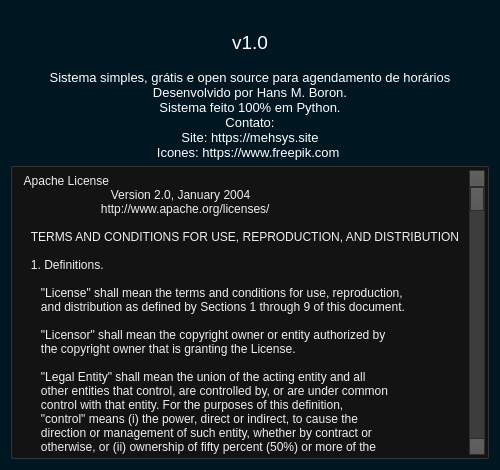
<?xml version="1.0" encoding="UTF-8"?>
<ui version="4.0">
 <class>Form</class>
 <widget class="QWidget" name="Form">
  <property name="geometry">
   <rect>
    <x>0</x>
    <y>0</y>
    <width>500</width>
    <height>470</height>
   </rect>
  </property>
  <property name="minimumSize">
   <size>
    <width>500</width>
    <height>470</height>
   </size>
  </property>
  <property name="windowTitle">
   <string>Sobre o sistema - Mehsys</string>
  </property>
  <property name="windowIcon">
   <iconset resource="../res.qrc">
    <normaloff>:/logo/img/logo_gra.png</normaloff>:/logo/img/logo_gra.png</iconset>
  </property>
  <property name="styleSheet">
   <string notr="true">QWidget
{
	background-color: rgb(0, 22, 33);
	color: #fff;
	selection-background-color: rgb(0, 50, 200);
	selection-color: #000;
}

/*-----QLabel-----*/
QLabel
{
	background-color: transparent;
	color: #fff;
}


/*-----QPushButton-----*/
QPushButton
{
	background-color: qlineargradient(spread:repeat, x1:1, y1:0, x2:1, y2:1, stop:0 rgba(84, 84, 84, 255),stop:1 rgba(59, 59, 59, 255));
	color: #ffffff;
	min-width: 80px;
	border-style: solid;
	border-width: 1px;
	border-radius: 3px;
	border-color: #051a39;
	padding: 5px;

}


QPushButton::flat
{
	background-color: transparent;
	border: none;
	color: #fff;

}


QPushButton::disabled
{
	background-color: #404040;
	color: #656565;
	border-color: #051a39;

}


QPushButton::hover
{
	/*background-color: rgba(183, 134, 32, 20%);*/
	background-color: rgba(230, 80, 255, 30%);
	/*border: 1px solid #b78620;*/
	border: 1px solid #850085;

}


QPushButton::pressed
{
	background-color: qlineargradient(spread:repeat, x1:1, y1:0, x2:1, y2:1, stop:0 rgba(74, 74, 74, 255),stop:1 rgba(49, 49, 49, 255));
	border: 1px solid #850085;

}


QPushButton::checked
{
	background-color: qlineargradient(spread:repeat, x1:1, y1:0, x2:1, y2:1, stop:0 rgba(74, 74, 74, 255),stop:1 rgba(49, 49, 49, 255));
	border: 1px solid #222;

}


/*-----QLineEdit-----*/
QLineEdit
{
	background-color: #131313;
	color : #eee;
	border: 1px solid #343434;
	border-radius: 2px;
	padding: 3px;
	padding-left: 5px;

}


/*-----QPlainTExtEdit-----*/
QPlainTextEdit
{
	background-color: #131313;
	color : #eee;
	border: 1px solid #343434;
	border-radius: 2px;
	padding: 3px;
	padding-left: 5px;

}



/*-----QSpinBox &amp; QDateTimeEdit-----*/
QSpinBox,
QDateTimeEdit 
{
    background-color: #131313;
	color : #eee;
	border: 1px solid #343434;
	padding: 3px;
	padding-left: 5px;
    border-radius : 2px;

}


QSpinBox::up-button, 
QDateTimeEdit::up-button
{
	border-top-right-radius:2px;
	background-color: #777777;
    width: 16px; 
    border-width: 1px;

}


QSpinBox::up-button:hover, 
QDateTimeEdit::up-button:hover
{
	background-color: #585858;

}


QSpinBox::up-button:pressed, 
QDateTimeEdit::up-button:pressed
{
	background-color: #252525;
    width: 16px; 
    border-width: 1px;

}


QSpinBox::up-arrow,
QDateTimeEdit::up-arrow
{
    width: 7px;
    height: 7px;

}


QSpinBox::down-button, 
QDateTimeEdit::down-button
{
	border-bottom-right-radius:2px;
	background-color: #777777;
    width: 16px; 
    border-width: 1px;

}


QSpinBox::down-button:hover, 
QDateTimeEdit::down-button:hover
{
	background-color: #585858;

}


QSpinBox::down-button:pressed, 
QDateTimeEdit::down-button:pressed
{
	background-color: #252525;
    width: 16px; 
    border-width: 1px;

}


QSpinBox::down-arrow,
QDateTimeEdit::down-arrow
{

    width: 7px;
    height: 7px;

}


/*-----QGroupBox-----*/
QGroupBox 
{
    border: 1px solid;
    border-color: #666666;
	border-radius: 5px;
    margin-top: 20px;

}


QGroupBox::title  
{
    background-color: transparent;
    color: #eee;
    subcontrol-origin: margin;
    padding: 5px;
	border-top-left-radius: 3px;
	border-top-right-radius: 3px;

}


/*-----QHeaderView-----*/
QHeaderView::section
{
    background-color: qlineargradient(spread:repeat, x1:1, y1:0, x2:1, y2:1, stop:0 rgba(60, 60, 60, 255),stop:1 rgba(50, 50, 50, 255));
	border: 1px solid #000;
    color: #fff;
    text-align: left;
	padding: 4px;
	
}


QHeaderView::section:disabled
{
    background-color: #525251;
    color: #656565;

}


QHeaderView::section:checked
{
    background-color: qlineargradient(spread:repeat, x1:1, y1:0, x2:1, y2:1, stop:0 rgba(60, 60, 60, 255),stop:1 rgba(50, 50, 50, 255));
    color: #fff;

}


QHeaderView::section::vertical::first,
QHeaderView::section::vertical::only-one
{
    border-top: 1px solid #353635;

}


QHeaderView::section::vertical
{
    border-top: 1px solid #353635;

}


QHeaderView::section::horizontal::first,
QHeaderView::section::horizontal::only-one
{
    border-left: 1px solid #353635;

}


QHeaderView::section::horizontal
{
    border-left: 1px solid #353635;

}


QTableCornerButton::section
{
    background-color: qlineargradient(spread:repeat, x1:1, y1:0, x2:1, y2:1, stop:0 rgba(60, 60, 60, 255),stop:1 rgba(50, 50, 50, 255));
	border: 1px solid #000;
    color: #fff;

}


/*-----QListView-----*/
QListView 
{
	background-color: qlineargradient(spread:repeat, x1:1, y1:0, x2:1, y2:1, stop:0 rgba(83, 83, 83, 255),stop:0.293269 rgba(81, 81, 81, 255),stop:0.634615 rgba(79, 79, 79, 255),stop:1 rgba(83, 83, 83, 255));
    border : none;
    color: white;
    show-decoration-selected: 1; 
    outline: 0;
	border: 1px solid gray;

}


QListView::disabled 
{
	background-color: #656565;
	color: #1b1b1b;
    border: 1px solid #656565;

}


QListView::item 
{
	background-color: #2d2d2d;
    padding: 1px;

}


QListView::item:alternate 
{
    background-color: rgb(0, 22, 33);

}


QListView::item:selected 
{
	background-color: #850085;
	border: 1px solid #850085;
	color: #fff;

}


QListView::item:selected:!active 
{
	background-color: #850085;
	border: 1px solid #850085;
	color: #fff;

}


QListView::item:selected:active 
{
	background-color: #850085;
	border: 1px solid #850085;
	color: #fff;

}


QListView::item:hover {
    background-color: #262626;
    border: none;
    color: white;

}


/*-----QScrollBar-----*/
QScrollBar:horizontal
{
    border: 1px solid #222222;
    background-color: #3d3d3d;
    height: 15px;
    margin: 0px 16px 0 16px;

}


QScrollBar::handle:horizontal
{
	background-color: qlineargradient(spread:repeat, x1:1, y1:0, x2:1, y2:1, stop:0 rgba(97, 97, 97, 255),stop:1 rgba(90, 90, 90, 255));
	border: 1px solid #2d2d2d;
    min-height: 20px;

}


QScrollBar::add-line:horizontal
{
	background-color: qlineargradient(spread:repeat, x1:1, y1:0, x2:1, y2:1, stop:0 rgba(97, 97, 97, 255),stop:1 rgba(90, 90, 90, 255));
	border: 1px solid #2d2d2d;
    width: 15px;
    subcontrol-position: right;
    subcontrol-origin: margin;

}


QScrollBar::sub-line:horizontal
{
	background-color: qlineargradient(spread:repeat, x1:1, y1:0, x2:1, y2:1, stop:0 rgba(97, 97, 97, 255),stop:1 rgba(90, 90, 90, 255));
	border: 1px solid #2d2d2d;
    width: 15px;
    subcontrol-position: left;
    subcontrol-origin: margin;

}


QScrollBar::right-arrow:horizontal
{
    width: 6px;
    height: 6px;

}


QScrollBar::left-arrow:horizontal
{
    width: 6px;
    height: 6px;

}


QScrollBar::add-page:horizontal, QScrollBar::sub-page:horizontal
{
    background: none;

}


QScrollBar:vertical
{
    background-color: #3d3d3d;
    width: 16px;
	border: 1px solid #2d2d2d;
    margin: 16px 0px 16px 0px;

}


QScrollBar::handle:vertical
{
    background-color: qlineargradient(spread:repeat, x1:1, y1:0, x2:1, y2:1, stop:0 rgba(97, 97, 97, 255),stop:1 rgba(90, 90, 90, 255));
	border: 1px solid #2d2d2d;
    min-height: 20px;

}


QScrollBar::add-line:vertical
{
	background-color: qlineargradient(spread:repeat, x1:1, y1:0, x2:1, y2:1, stop:0 rgba(97, 97, 97, 255),stop:1 rgba(90, 90, 90, 255));
	border: 1px solid #2d2d2d;
    height: 15px;
    subcontrol-position: bottom;
    subcontrol-origin: margin;

}


QScrollBar::sub-line:vertical
{
	background-color: qlineargradient(spread:repeat, x1:1, y1:0, x2:1, y2:1, stop:0 rgba(97, 97, 97, 255),stop:1 rgba(90, 90, 90, 255));
	border: 1px solid #2d2d2d;
    height: 15px;
    subcontrol-position: top;
    subcontrol-origin: margin;

}


QScrollBar::up-arrow:vertical
{
    width: 6px;
    height: 6px;

}


QScrollBar::down-arrow:vertical
{
    width: 6px;
    height: 6px;

}


QScrollBar::add-page:vertical, QScrollBar::sub-page:vertical
{
    background: none;

}
</string>
  </property>
  <layout class="QVBoxLayout" name="verticalLayout">
   <item>
    <widget class="QLabel" name="logo">
     <property name="text">
      <string/>
     </property>
     <property name="pixmap">
      <pixmap resource="../res.qrc">:/logo/img/mehsys.png</pixmap>
     </property>
     <property name="scaledContents">
      <bool>false</bool>
     </property>
     <property name="alignment">
      <set>Qt::AlignCenter</set>
     </property>
    </widget>
   </item>
   <item>
    <widget class="QLabel" name="label_2">
     <property name="font">
      <font>
       <pointsize>14</pointsize>
      </font>
     </property>
     <property name="styleSheet">
      <string notr="true">padding-bottom: 10px;</string>
     </property>
     <property name="text">
      <string>v1.0</string>
     </property>
     <property name="alignment">
      <set>Qt::AlignCenter</set>
     </property>
    </widget>
   </item>
   <item>
    <widget class="QLabel" name="label">
     <property name="font">
      <font>
       <pointsize>10</pointsize>
      </font>
     </property>
     <property name="text">
      <string>Sistema simples, grátis e open source para agendamento de horários
Desenvolvido por Hans M. Boron.
Sistema feito 100% em Python.
Contato: &lt;mehsysbrasil@gmail.com&gt;
Site: https://mehsys.site
Icones: https://www.freepik.com </string>
     </property>
     <property name="textFormat">
      <enum>Qt::PlainText</enum>
     </property>
     <property name="alignment">
      <set>Qt::AlignCenter</set>
     </property>
    </widget>
   </item>
   <item>
    <widget class="QPlainTextEdit" name="plainTextEdit">
     <property name="font">
      <font>
       <pointsize>9</pointsize>
      </font>
     </property>
     <property name="plainText">
      <string> Apache License
                           Version 2.0, January 2004
                        http://www.apache.org/licenses/

   TERMS AND CONDITIONS FOR USE, REPRODUCTION, AND DISTRIBUTION

   1. Definitions.

      &quot;License&quot; shall mean the terms and conditions for use, reproduction,
      and distribution as defined by Sections 1 through 9 of this document.

      &quot;Licensor&quot; shall mean the copyright owner or entity authorized by
      the copyright owner that is granting the License.

      &quot;Legal Entity&quot; shall mean the union of the acting entity and all
      other entities that control, are controlled by, or are under common
      control with that entity. For the purposes of this definition,
      &quot;control&quot; means (i) the power, direct or indirect, to cause the
      direction or management of such entity, whether by contract or
      otherwise, or (ii) ownership of fifty percent (50%) or more of the
      outstanding shares, or (iii) beneficial ownership of such entity.

      &quot;You&quot; (or &quot;Your&quot;) shall mean an individual or Legal Entity
      exercising permissions granted by this License.

      &quot;Source&quot; form shall mean the preferred form for making modifications,
      including but not limited to software source code, documentation
      source, and configuration files.

      &quot;Object&quot; form shall mean any form resulting from mechanical
      transformation or translation of a Source form, including but
      not limited to compiled object code, generated documentation,
      and conversions to other media types.

      &quot;Work&quot; shall mean the work of authorship, whether in Source or
      Object form, made available under the License, as indicated by a
      copyright notice that is included in or attached to the work
      (an example is provided in the Appendix below).

      &quot;Derivative Works&quot; shall mean any work, whether in Source or Object
      form, that is based on (or derived from) the Work and for which the
      editorial revisions, annotations, elaborations, or other modifications
      represent, as a whole, an original work of authorship. For the purposes
      of this License, Derivative Works shall not include works that remain
      separable from, or merely link (or bind by name) to the interfaces of,
      the Work and Derivative Works thereof.

      &quot;Contribution&quot; shall mean any work of authorship, including
      the original version of the Work and any modifications or additions
      to that Work or Derivative Works thereof, that is intentionally
      submitted to Licensor for inclusion in the Work by the copyright owner
      or by an individual or Legal Entity authorized to submit on behalf of
      the copyright owner. For the purposes of this definition, &quot;submitted&quot;
      means any form of electronic, verbal, or written communication sent
      to the Licensor or its representatives, including but not limited to
      communication on electronic mailing lists, source code control systems,
      and issue tracking systems that are managed by, or on behalf of, the
      Licensor for the purpose of discussing and improving the Work, but
      excluding communication that is conspicuously marked or otherwise
      designated in writing by the copyright owner as &quot;Not a Contribution.&quot;

      &quot;Contributor&quot; shall mean Licensor and any individual or Legal Entity
      on behalf of whom a Contribution has been received by Licensor and
      subsequently incorporated within the Work.

   2. Grant of Copyright License. Subject to the terms and conditions of
      this License, each Contributor hereby grants to You a perpetual,
      worldwide, non-exclusive, no-charge, royalty-free, irrevocable
      copyright license to reproduce, prepare Derivative Works of,
      publicly display, publicly perform, sublicense, and distribute the
      Work and such Derivative Works in Source or Object form.

   3. Grant of Patent License. Subject to the terms and conditions of
      this License, each Contributor hereby grants to You a perpetual,
      worldwide, non-exclusive, no-charge, royalty-free, irrevocable
      (except as stated in this section) patent license to make, have made,
      use, offer to sell, sell, import, and otherwise transfer the Work,
      where such license applies only to those patent claims licensable
      by such Contributor that are necessarily infringed by their
      Contribution(s) alone or by combination of their Contribution(s)
      with the Work to which such Contribution(s) was submitted. If You
      institute patent litigation against any entity (including a
      cross-claim or counterclaim in a lawsuit) alleging that the Work
      or a Contribution incorporated within the Work constitutes direct
      or contributory patent infringement, then any patent licenses
      granted to You under this License for that Work shall terminate
      as of the date such litigation is filed.

   4. Redistribution. You may reproduce and distribute copies of the
      Work or Derivative Works thereof in any medium, with or without
      modifications, and in Source or Object form, provided that You
      meet the following conditions:

      (a) You must give any other recipients of the Work or
          Derivative Works a copy of this License; and

      (b) You must cause any modified files to carry prominent notices
          stating that You changed the files; and

      (c) You must retain, in the Source form of any Derivative Works
          that You distribute, all copyright, patent, trademark, and
          attribution notices from the Source form of the Work,
          excluding those notices that do not pertain to any part of
          the Derivative Works; and

      (d) If the Work includes a &quot;NOTICE&quot; text file as part of its
          distribution, then any Derivative Works that You distribute must
          include a readable copy of the attribution notices contained
          within such NOTICE file, excluding those notices that do not
          pertain to any part of the Derivative Works, in at least one
          of the following places: within a NOTICE text file distributed
          as part of the Derivative Works; within the Source form or
          documentation, if provided along with the Derivative Works; or,
          within a display generated by the Derivative Works, if and
          wherever such third-party notices normally appear. The contents
          of the NOTICE file are for informational purposes only and
          do not modify the License. You may add Your own attribution
          notices within Derivative Works that You distribute, alongside
          or as an addendum to the NOTICE text from the Work, provided
          that such additional attribution notices cannot be construed
          as modifying the License.

      You may add Your own copyright statement to Your modifications and
      may provide additional or different license terms and conditions
      for use, reproduction, or distribution of Your modifications, or
      for any such Derivative Works as a whole, provided Your use,
      reproduction, and distribution of the Work otherwise complies with
      the conditions stated in this License.

   5. Submission of Contributions. Unless You explicitly state otherwise,
      any Contribution intentionally submitted for inclusion in the Work
      by You to the Licensor shall be under the terms and conditions of
      this License, without any additional terms or conditions.
      Notwithstanding the above, nothing herein shall supersede or modify
      the terms of any separate license agreement you may have executed
      with Licensor regarding such Contributions.

   6. Trademarks. This License does not grant permission to use the trade
      names, trademarks, service marks, or product names of the Licensor,
      except as required for reasonable and customary use in describing the
      origin of the Work and reproducing the content of the NOTICE file.

   7. Disclaimer of Warranty. Unless required by applicable law or
      agreed to in writing, Licensor provides the Work (and each
      Contributor provides its Contributions) on an &quot;AS IS&quot; BASIS,
      WITHOUT WARRANTIES OR CONDITIONS OF ANY KIND, either express or
      implied, including, without limitation, any warranties or conditions
      of TITLE, NON-INFRINGEMENT, MERCHANTABILITY, or FITNESS FOR A
      PARTICULAR PURPOSE. You are solely responsible for determining the
      appropriateness of using or redistributing the Work and assume any
      risks associated with Your exercise of permissions under this License.

   8. Limitation of Liability. In no event and under no legal theory,
      whether in tort (including negligence), contract, or otherwise,
      unless required by applicable law (such as deliberate and grossly
      negligent acts) or agreed to in writing, shall any Contributor be
      liable to You for damages, including any direct, indirect, special,
      incidental, or consequential damages of any character arising as a
      result of this License or out of the use or inability to use the
      Work (including but not limited to damages for loss of goodwill,
      work stoppage, computer failure or malfunction, or any and all
      other commercial damages or losses), even if such Contributor
      has been advised of the possibility of such damages.

   9. Accepting Warranty or Additional Liability. While redistributing
      the Work or Derivative Works thereof, You may choose to offer,
      and charge a fee for, acceptance of support, warranty, indemnity,
      or other liability obligations and/or rights consistent with this
      License. However, in accepting such obligations, You may act only
      on Your own behalf and on Your sole responsibility, not on behalf
      of any other Contributor, and only if You agree to indemnify,
      defend, and hold each Contributor harmless for any liability
      incurred by, or claims asserted against, such Contributor by reason
      of your accepting any such warranty or additional liability.

   END OF TERMS AND CONDITIONS

   Copyright 2021 Hans M. Boron

   Licensed under the Apache License, Version 2.0 (the &quot;License&quot;);
   you may not use this file except in compliance with the License.
   You may obtain a copy of the License at

       http://www.apache.org/licenses/LICENSE-2.0

   Unless required by applicable law or agreed to in writing, software
   distributed under the License is distributed on an &quot;AS IS&quot; BASIS,
   WITHOUT WARRANTIES OR CONDITIONS OF ANY KIND, either express or implied.
   See the License for the specific language governing permissions and
   limitations under the License.</string>
     </property>
    </widget>
   </item>
  </layout>
 </widget>
 <resources>
  <include location="../res.qrc"/>
 </resources>
 <connections/>
</ui>
